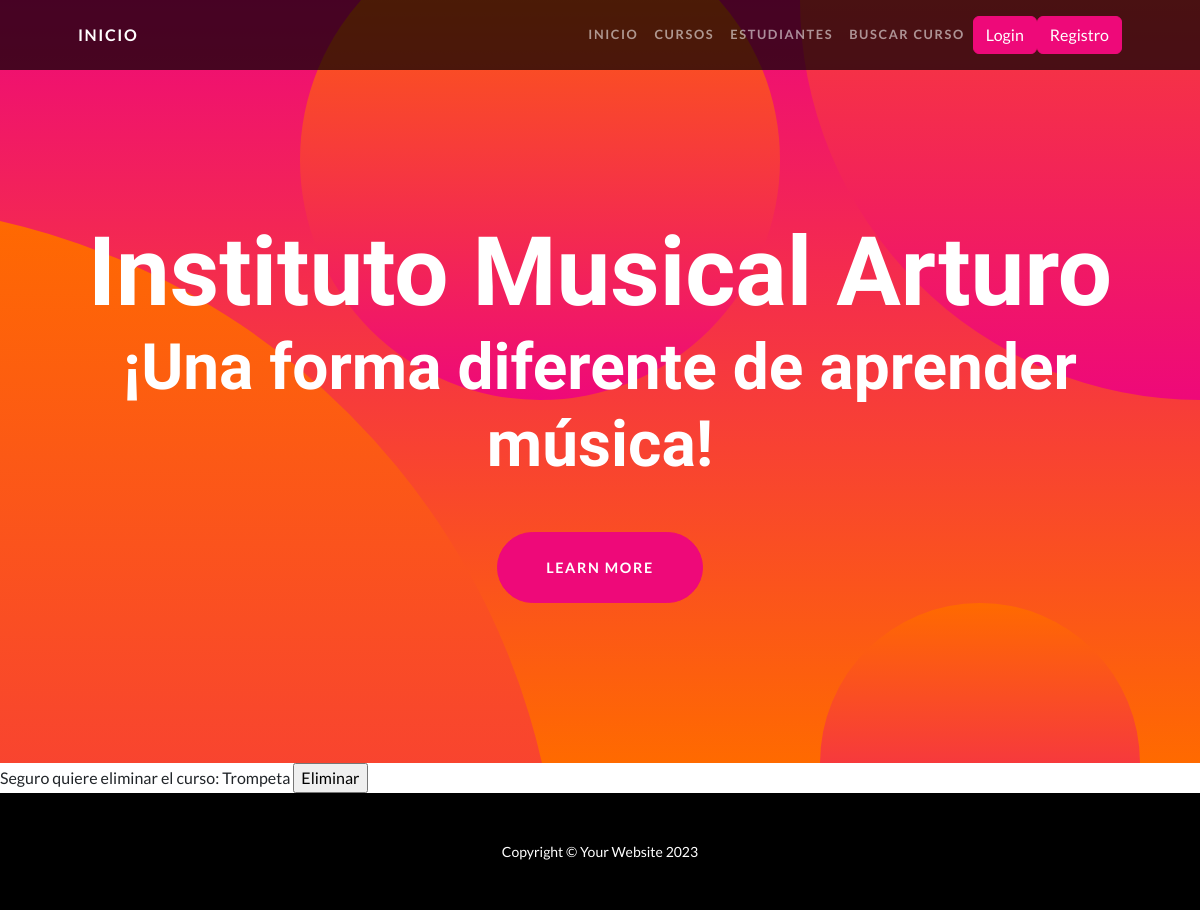
The page /cursos/6/borrar on the database as committed earlier.
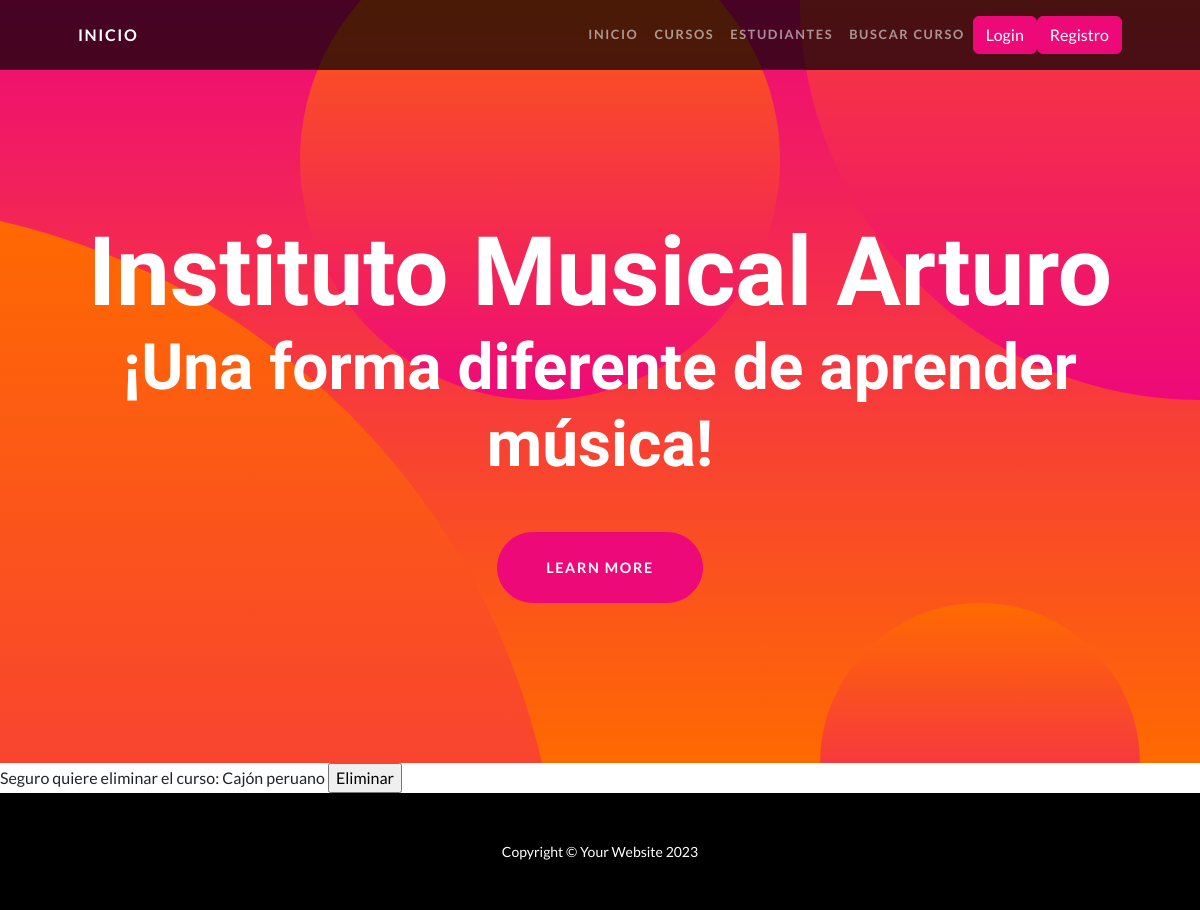
The same page on the database as committed later.
### app_music/models.py (models this page shows)
class Curso(models.Model):
    nombre = models.CharField(max_length=40)
    camada = models.IntegerField()

### app_music/views.py (the view)
# urls.py: path('cursos/<pk>/borrar', views.CursoDeleteView.as_view(), name ="CursoBorrar"),
class CursoDeleteView(DeleteView):
    model = Curso
    template_name="app_music/curso_eliminar.html"
    success_url = reverse_lazy('ListarCursos')

### app_music/templates/app_music/curso_eliminar.html (shortened to what this page needs)
{% extends 'app_music/base.html' %}
{% load static %}
{% block main %}
    <form action="" method="POST">
        Seguro quiere eliminar el curso: {{curso.nombre}}
        <input type="submit" value="Eliminar">
    </form>
{% endblock main %}

Rows that differ between the two databases and show on the page:
changed Curso: nombre "Trompeta" → "Cajón peruano"
